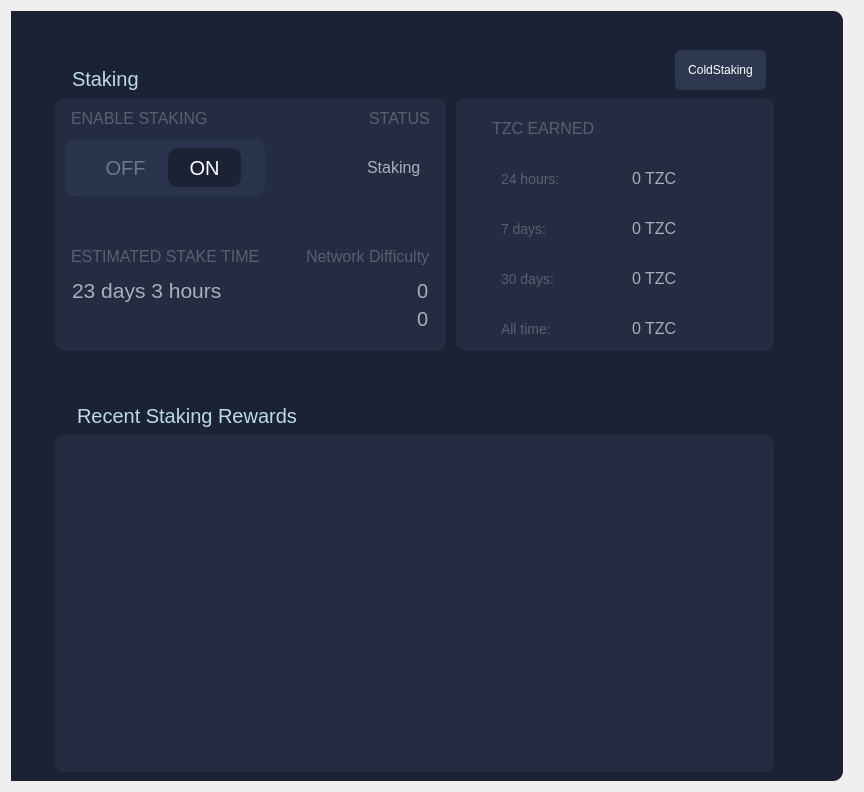
<?xml version="1.0" encoding="UTF-8"?>
<ui version="4.0">
 <class>StakingDialog</class>
 <widget class="QWidget" name="StakingDialog">
  <property name="geometry">
   <rect>
    <x>0</x>
    <y>0</y>
    <width>864</width>
    <height>792</height>
   </rect>
  </property>
  <property name="minimumSize">
   <size>
    <width>0</width>
    <height>792</height>
   </size>
  </property>
  <property name="windowTitle">
   <string>Form</string>
  </property>
  <property name="styleSheet">
   <string notr="true">border:0px;
title:none;
background-image: url(:/Image/Background1.png);
background-repeat:no-repeat;
background-position: center;
background-attachment:fixed;
background-size:cover;
outline: none;
</string>
  </property>
  <layout class="QGridLayout" name="gridLayout">
   <item row="0" column="0">
    <layout class="QHBoxLayout" name="horizontalLayout" stretch="4">
     <property name="spacing">
      <number>0</number>
     </property>
     <property name="rightMargin">
      <number>10</number>
     </property>
     <item>
      <widget class="QWidget" name="widget_2" native="true">
       <property name="styleSheet">
        <string notr="true">background:#1b2234;
padding:2px;
border-top-right-radius: 10px;
border-bottom-right-radius: 10px;
border-right:1px;
border-color:white;</string>
       </property>
       <layout class="QGridLayout" name="gridLayout_11">
        <item row="0" column="0">
         <layout class="QVBoxLayout" name="verticalLayout_2" stretch="1,3,1,4">
          <property name="spacing">
           <number>0</number>
          </property>
          <item>
           <layout class="QVBoxLayout" name="WALLET_TITLE">
            <property name="spacing">
             <number>0</number>
            </property>
            <property name="topMargin">
             <number>0</number>
            </property>
            <item>
             <layout class="QHBoxLayout" name="WalletTitle" stretch="0,0,0,0,0,0">
              <property name="spacing">
               <number>0</number>
              </property>
              <item>
               <widget class="QLabel" name="label_3">
                <property name="maximumSize">
                 <size>
                  <width>40</width>
                  <height>16777215</height>
                 </size>
                </property>
                <property name="styleSheet">
                 <string notr="true">color:#acbecd;
background-color:#1b2234;

</string>
                </property>
                <property name="text">
                 <string>&lt;html&gt;&lt;head/&gt;&lt;body&gt;&lt;p&gt;&lt;br/&gt;&lt;/p&gt;&lt;/body&gt;&lt;/html&gt;</string>
                </property>
               </widget>
              </item>
              <item>
               <spacer name="horizontalSpacer_8">
                <property name="orientation">
                 <enum>Qt::Horizontal</enum>
                </property>
                <property name="sizeType">
                 <enum>QSizePolicy::Fixed</enum>
                </property>
                <property name="sizeHint" stdset="0">
                 <size>
                  <width>35</width>
                  <height>20</height>
                 </size>
                </property>
               </spacer>
              </item>
              <item>
               <widget class="QLabel" name="label">
                <property name="minimumSize">
                 <size>
                  <width>0</width>
                  <height>0</height>
                 </size>
                </property>
                <property name="styleSheet">
                 <string notr="true">color:#b9dbe8; 
background-color:#1b2234;
font-size:20px;
</string>
                </property>
                <property name="text">
                 <string>Staking</string>
                </property>
                <property name="alignment">
                 <set>Qt::AlignBottom|Qt::AlignLeading|Qt::AlignLeft</set>
                </property>
                <property name="margin">
                 <number>15</number>
                </property>
               </widget>
              </item>
              <item>
               <spacer name="horizontalSpacer_4">
                <property name="orientation">
                 <enum>Qt::Horizontal</enum>
                </property>
                <property name="sizeHint" stdset="0">
                 <size>
                  <width>40</width>
                  <height>20</height>
                 </size>
                </property>
               </spacer>
              </item>
              <item>
               <widget class="QPushButton" name="pushButtonColdStaking">
                <property name="styleSheet">
                 <string notr="true">QPushButton::pressed{
  background-color: #232c41;
  box-shadow: 0px 0px 0px 1px rgba(0, 0, 0, 0.1) inset,
  0px 1px 4px 0px rgba(0, 0, 0, 0.1) inset !important;
}
QPushButton{
background:#2d374f;
padding:13px;
border-radius:6px;
color:#fff;
margin:8px;
margin-top:30px;
}
</string>
                </property>
                <property name="text">
                 <string>ColdStaking</string>
                </property>
               </widget>
              </item>
              <item>
               <spacer name="horizontalSpacer">
                <property name="orientation">
                 <enum>Qt::Horizontal</enum>
                </property>
                <property name="sizeType">
                 <enum>QSizePolicy::Fixed</enum>
                </property>
                <property name="sizeHint" stdset="0">
                 <size>
                  <width>60</width>
                  <height>20</height>
                 </size>
                </property>
               </spacer>
              </item>
             </layout>
            </item>
           </layout>
          </item>
          <item>
           <layout class="QVBoxLayout" name="BALANCE_CONTENT">
            <property name="spacing">
             <number>0</number>
            </property>
            <item>
             <layout class="QHBoxLayout" name="horizontalLayout_2">
              <property name="spacing">
               <number>10</number>
              </property>
              <property name="leftMargin">
               <number>15</number>
              </property>
              <property name="rightMargin">
               <number>0</number>
              </property>
              <item>
               <widget class="QLabel" name="label_2">
                <property name="minimumSize">
                 <size>
                  <width>10</width>
                  <height>0</height>
                 </size>
                </property>
                <property name="maximumSize">
                 <size>
                  <width>10</width>
                  <height>16777215</height>
                 </size>
                </property>
                <property name="styleSheet">
                 <string notr="true">background-color:#1b2234;

</string>
                </property>
                <property name="text">
                 <string>&lt;html&gt;&lt;head/&gt;&lt;body&gt;&lt;p&gt;&lt;br/&gt;&lt;/p&gt;&lt;/body&gt;&lt;/html&gt;</string>
                </property>
               </widget>
              </item>
              <item>
               <widget class="QWidget" name="widget_4" native="true">
                <property name="minimumSize">
                 <size>
                  <width>391</width>
                  <height>0</height>
                 </size>
                </property>
                <property name="styleSheet">
                 <string notr="true">background:#242c41;
padding:2px;
border-radius:10px;
border-shadow:3px;
</string>
                </property>
                <widget class="QWidget" name="verticalLayoutWidget_2">
                 <property name="geometry">
                  <rect>
                   <x>10</x>
                   <y>0</y>
                   <width>371</width>
                   <height>295</height>
                  </rect>
                 </property>
                 <layout class="QVBoxLayout" name="verticalLayout_4" stretch="0,0,0,0,0">
                  <property name="spacing">
                   <number>0</number>
                  </property>
                  <item>
                   <layout class="QVBoxLayout" name="verticalLayout_11">
                    <item>
                     <layout class="QHBoxLayout" name="horizontalLayout_10">
                      <property name="spacing">
                       <number>0</number>
                      </property>
                      <item>
                       <widget class="QLabel" name="label_48">
                        <property name="styleSheet">
                         <string notr="true">color:#566070;
font-size:16px;
border:none;</string>
                        </property>
                        <property name="text">
                         <string>ENABLE STAKING</string>
                        </property>
                       </widget>
                      </item>
                      <item>
                       <spacer name="horizontalSpacer_2">
                        <property name="orientation">
                         <enum>Qt::Horizontal</enum>
                        </property>
                        <property name="sizeHint" stdset="0">
                         <size>
                          <width>40</width>
                          <height>20</height>
                         </size>
                        </property>
                       </spacer>
                      </item>
                      <item>
                       <widget class="QLabel" name="label_53">
                        <property name="styleSheet">
                         <string notr="true">color:#566070;
font-size:16px;
border:none;</string>
                        </property>
                        <property name="text">
                         <string>STATUS</string>
                        </property>
                       </widget>
                      </item>
                     </layout>
                    </item>
                   </layout>
                  </item>
                  <item>
                   <layout class="QVBoxLayout" name="verticalLayout_10">
                    <item>
                     <layout class="QHBoxLayout" name="horizontalLayout_11">
                      <item>
                       <widget class="QWidget" name="widget_16" native="true">
                        <property name="minimumSize">
                         <size>
                          <width>200</width>
                          <height>0</height>
                         </size>
                        </property>
                        <property name="styleSheet">
                         <string notr="true">background:#29334b;
padding:2px;
border-radius:10px;
</string>
                        </property>
                        <layout class="QGridLayout" name="gridLayout_15">
                         <item row="0" column="0">
                          <layout class="QHBoxLayout" name="horizontalLayout_13">
                           <property name="leftMargin">
                            <number>15</number>
                           </property>
                           <property name="rightMargin">
                            <number>15</number>
                           </property>
                           <item>
                            <widget class="QPushButton" name="btn_Stake_Off">
                             <property name="styleSheet">
                              <string notr="true">font-size:20px;

height:35px;
color: #6d7886;</string>
                             </property>
                             <property name="text">
                              <string>OFF</string>
                             </property>
                            </widget>
                           </item>
                           <item>
                            <widget class="QPushButton" name="btn_Stake_On">
                             <property name="styleSheet">
                              <string notr="true">font-size:20px;
height:35px;
color: white;
background-color:#1b2234;</string>
                             </property>
                             <property name="text">
                              <string>ON</string>
                             </property>
                            </widget>
                           </item>
                          </layout>
                         </item>
                        </layout>
                       </widget>
                      </item>
                      <item>
                       <spacer name="horizontalSpacer_3">
                        <property name="orientation">
                         <enum>Qt::Horizontal</enum>
                        </property>
                        <property name="sizeHint" stdset="0">
                         <size>
                          <width>40</width>
                          <height>20</height>
                         </size>
                        </property>
                       </spacer>
                      </item>
                      <item>
                       <widget class="QWidget" name="widget_17" native="true">
                        <layout class="QGridLayout" name="gridLayout_16">
                         <item row="0" column="2">
                          <widget class="QLabel" name="labelStakingStatus">
                           <property name="styleSheet">
                            <string notr="true">color:#a5b1ba;
font-size:16px;
border:none;</string>
                           </property>
                           <property name="text">
                            <string>Staking</string>
                           </property>
                          </widget>
                         </item>
                         <item row="0" column="1">
                          <widget class="QPushButton" name="stakeingDot">
                           <property name="text">
                            <string/>
                           </property>
                          </widget>
                         </item>
                        </layout>
                       </widget>
                      </item>
                     </layout>
                    </item>
                   </layout>
                  </item>
                  <item>
                   <layout class="QVBoxLayout" name="verticalLayout_6">
                    <property name="spacing">
                     <number>0</number>
                    </property>
                    <item>
                     <spacer name="verticalSpacer_2">
                      <property name="orientation">
                       <enum>Qt::Vertical</enum>
                      </property>
                      <property name="sizeType">
                       <enum>QSizePolicy::Fixed</enum>
                      </property>
                      <property name="sizeHint" stdset="0">
                       <size>
                        <width>20</width>
                        <height>40</height>
                       </size>
                      </property>
                     </spacer>
                    </item>
                   </layout>
                  </item>
                  <item>
                   <layout class="QVBoxLayout" name="verticalLayout_12">
                    <item>
                     <layout class="QHBoxLayout" name="horizontalLayout_6">
                      <item>
                       <widget class="QLabel" name="label_54">
                        <property name="styleSheet">
                         <string notr="true">color:#566070;
font-size:16px;
border:none;</string>
                        </property>
                        <property name="text">
                         <string>ESTIMATED STAKE TIME</string>
                        </property>
                       </widget>
                      </item>
                      <item>
                       <spacer name="horizontalSpacer_5">
                        <property name="orientation">
                         <enum>Qt::Horizontal</enum>
                        </property>
                        <property name="sizeHint" stdset="0">
                         <size>
                          <width>40</width>
                          <height>20</height>
                         </size>
                        </property>
                       </spacer>
                      </item>
                      <item>
                       <widget class="QLabel" name="label_12">
                        <property name="styleSheet">
                         <string notr="true">color:#566070;
font-size:16px;
border:none;</string>
                        </property>
                        <property name="text">
                         <string>Network Difficulty</string>
                        </property>
                       </widget>
                      </item>
                     </layout>
                    </item>
                   </layout>
                  </item>
                  <item>
                   <layout class="QGridLayout" name="gridLayout_14">
                    <property name="topMargin">
                     <number>0</number>
                    </property>
                    <property name="bottomMargin">
                     <number>20</number>
                    </property>
                    <item row="3" column="0">
                     <spacer name="verticalSpacer">
                      <property name="orientation">
                       <enum>Qt::Vertical</enum>
                      </property>
                      <property name="sizeType">
                       <enum>QSizePolicy::Fixed</enum>
                      </property>
                      <property name="sizeHint" stdset="0">
                       <size>
                        <width>20</width>
                        <height>40</height>
                       </size>
                      </property>
                     </spacer>
                    </item>
                    <item row="1" column="0">
                     <layout class="QHBoxLayout" name="horizontalLayout_5">
                      <item>
                       <spacer name="horizontalSpacer_6">
                        <property name="orientation">
                         <enum>Qt::Horizontal</enum>
                        </property>
                        <property name="sizeHint" stdset="0">
                         <size>
                          <width>40</width>
                          <height>20</height>
                         </size>
                        </property>
                       </spacer>
                      </item>
                      <item>
                       <widget class="QLabel" name="label_DiffPoW">
                        <property name="styleSheet">
                         <string notr="true">color:#a5b1ba;
font-size:20px;</string>
                        </property>
                        <property name="text">
                         <string>0</string>
                        </property>
                       </widget>
                      </item>
                     </layout>
                    </item>
                    <item row="0" column="0">
                     <layout class="QHBoxLayout" name="horizontalLayout_7">
                      <item>
                       <widget class="QLabel" name="estimatedStakeTimeLabel">
                        <property name="font">
                         <font>
                          <pointsize>-1</pointsize>
                         </font>
                        </property>
                        <property name="styleSheet">
                         <string notr="true">color:#a5b1ba;
font-size:20px;</string>
                        </property>
                        <property name="text">
                         <string>&lt;html&gt;&lt;head/&gt;&lt;body&gt;&lt;p&gt;&lt;span style=&quot; font-size:16pt;&quot;&gt;23 days 3 hours&lt;/span&gt;&lt;/p&gt;&lt;/body&gt;&lt;/html&gt;</string>
                        </property>
                       </widget>
                      </item>
                      <item>
                       <spacer name="horizontalSpacer_7">
                        <property name="orientation">
                         <enum>Qt::Horizontal</enum>
                        </property>
                        <property name="sizeHint" stdset="0">
                         <size>
                          <width>40</width>
                          <height>20</height>
                         </size>
                        </property>
                       </spacer>
                      </item>
                      <item>
                       <widget class="QLabel" name="label_DiffPoS">
                        <property name="styleSheet">
                         <string notr="true">color:#a5b1ba;
font-size:20px;</string>
                        </property>
                        <property name="text">
                         <string>0</string>
                        </property>
                       </widget>
                      </item>
                     </layout>
                    </item>
                   </layout>
                  </item>
                 </layout>
                </widget>
               </widget>
              </item>
              <item>
               <widget class="QWidget" name="widget_5" native="true">
                <property name="minimumSize">
                 <size>
                  <width>311</width>
                  <height>0</height>
                 </size>
                </property>
                <property name="styleSheet">
                 <string notr="true">background:#242c41;
padding:2px;
border-radius:10px;
border-shadow:3px;
</string>
                </property>
                <widget class="QLabel" name="label_5">
                 <property name="geometry">
                  <rect>
                   <x>30</x>
                   <y>20</y>
                   <width>131</width>
                   <height>21</height>
                  </rect>
                 </property>
                 <property name="styleSheet">
                  <string notr="true">color:#566070;
font-size:16px;
border:none;</string>
                 </property>
                 <property name="text">
                  <string>TZC EARNED</string>
                 </property>
                </widget>
                <widget class="QLabel" name="label_9">
                 <property name="geometry">
                  <rect>
                   <x>40</x>
                   <y>70</y>
                   <width>81</width>
                   <height>21</height>
                  </rect>
                 </property>
                 <property name="styleSheet">
                  <string notr="true">color:#566070;
font-size:14px;
border:none;</string>
                 </property>
                 <property name="text">
                  <string>24 hours:</string>
                 </property>
                </widget>
                <widget class="QLabel" name="label_10">
                 <property name="geometry">
                  <rect>
                   <x>40</x>
                   <y>120</y>
                   <width>91</width>
                   <height>21</height>
                  </rect>
                 </property>
                 <property name="styleSheet">
                  <string notr="true">color:#566070;
font-size:14px;
border:none;</string>
                 </property>
                 <property name="text">
                  <string>7 days:</string>
                 </property>
                </widget>
                <widget class="QLabel" name="label_13">
                 <property name="geometry">
                  <rect>
                   <x>40</x>
                   <y>170</y>
                   <width>91</width>
                   <height>21</height>
                  </rect>
                 </property>
                 <property name="styleSheet">
                  <string notr="true">color:#566070;
font-size:14px;
border:none;</string>
                 </property>
                 <property name="text">
                  <string>30 days:</string>
                 </property>
                </widget>
                <widget class="QLabel" name="label_14">
                 <property name="geometry">
                  <rect>
                   <x>40</x>
                   <y>220</y>
                   <width>101</width>
                   <height>21</height>
                  </rect>
                 </property>
                 <property name="styleSheet">
                  <string notr="true">color:#566070;
font-size:14px;
border:none;</string>
                 </property>
                 <property name="text">
                  <string>All time:</string>
                 </property>
                </widget>
                <widget class="QLabel" name="label24hStakingStats">
                 <property name="geometry">
                  <rect>
                   <x>170</x>
                   <y>70</y>
                   <width>201</width>
                   <height>21</height>
                  </rect>
                 </property>
                 <property name="font">
                  <font>
                   <pointsize>-1</pointsize>
                  </font>
                 </property>
                 <property name="styleSheet">
                  <string notr="true">color:#a5b1ba;
font-size:16px;
border:none;</string>
                 </property>
                 <property name="text">
                  <string>0 TZC</string>
                 </property>
                </widget>
                <widget class="QLabel" name="label7dStakingStats">
                 <property name="geometry">
                  <rect>
                   <x>170</x>
                   <y>120</y>
                   <width>221</width>
                   <height>21</height>
                  </rect>
                 </property>
                 <property name="font">
                  <font>
                   <pointsize>-1</pointsize>
                  </font>
                 </property>
                 <property name="styleSheet">
                  <string notr="true">color:#a5b1ba;
font-size:16px;
border:none;</string>
                 </property>
                 <property name="text">
                  <string>0 TZC</string>
                 </property>
                </widget>
                <widget class="QLabel" name="label30dStakingStats">
                 <property name="geometry">
                  <rect>
                   <x>170</x>
                   <y>170</y>
                   <width>231</width>
                   <height>21</height>
                  </rect>
                 </property>
                 <property name="font">
                  <font>
                   <pointsize>-1</pointsize>
                  </font>
                 </property>
                 <property name="styleSheet">
                  <string notr="true">color:#a5b1ba;
font-size:16px;
border:none;</string>
                 </property>
                 <property name="text">
                  <string>0 TZC</string>
                 </property>
                </widget>
                <widget class="QLabel" name="labelAllTimeStakingStats">
                 <property name="geometry">
                  <rect>
                   <x>170</x>
                   <y>220</y>
                   <width>241</width>
                   <height>21</height>
                  </rect>
                 </property>
                 <property name="font">
                  <font>
                   <pointsize>-1</pointsize>
                  </font>
                 </property>
                 <property name="styleSheet">
                  <string notr="true">color:#a5b1ba;
font-size:16px;
border:none;</string>
                 </property>
                 <property name="text">
                  <string>0 TZC</string>
                 </property>
                </widget>
               </widget>
              </item>
              <item>
               <widget class="QLabel" name="label_4">
                <property name="minimumSize">
                 <size>
                  <width>50</width>
                  <height>0</height>
                 </size>
                </property>
                <property name="maximumSize">
                 <size>
                  <width>30</width>
                  <height>16777215</height>
                 </size>
                </property>
                <property name="styleSheet">
                 <string notr="true">background-color:#1b2234;

</string>
                </property>
                <property name="text">
                 <string>&lt;html&gt;&lt;head/&gt;&lt;body&gt;&lt;p&gt;&lt;br/&gt;&lt;/p&gt;&lt;/body&gt;&lt;/html&gt;</string>
                </property>
               </widget>
              </item>
             </layout>
            </item>
           </layout>
          </item>
          <item>
           <layout class="QVBoxLayout" name="TRANSACTION_TITLE">
            <item>
             <layout class="QHBoxLayout" name="horizontalLayout_3" stretch="2,10,1">
              <property name="spacing">
               <number>0</number>
              </property>
              <item>
               <widget class="QLabel" name="label_6">
                <property name="minimumSize">
                 <size>
                  <width>50</width>
                  <height>0</height>
                 </size>
                </property>
                <property name="maximumSize">
                 <size>
                  <width>10</width>
                  <height>16777215</height>
                 </size>
                </property>
                <property name="styleSheet">
                 <string notr="true">background-color:#1b2234;
</string>
                </property>
                <property name="text">
                 <string>&lt;html&gt;&lt;head/&gt;&lt;body&gt;&lt;p&gt;&lt;br/&gt;&lt;/p&gt;&lt;/body&gt;&lt;/html&gt;</string>
                </property>
               </widget>
              </item>
              <item>
               <widget class="QLabel" name="label_7">
                <property name="styleSheet">
                 <string notr="true">color:#b9dbe8; 
background-color:#1b2234;
font-size:20px;</string>
                </property>
                <property name="text">
                 <string>Recent Staking Rewards</string>
                </property>
                <property name="alignment">
                 <set>Qt::AlignBottom|Qt::AlignLeading|Qt::AlignLeft</set>
                </property>
                <property name="margin">
                 <number>10</number>
                </property>
               </widget>
              </item>
              <item>
               <widget class="QLabel" name="label_8">
                <property name="minimumSize">
                 <size>
                  <width>50</width>
                  <height>0</height>
                 </size>
                </property>
                <property name="maximumSize">
                 <size>
                  <width>30</width>
                  <height>16777215</height>
                 </size>
                </property>
                <property name="styleSheet">
                 <string notr="true">background-color:#1b2234;
color:#badce9;</string>
                </property>
                <property name="text">
                 <string>&lt;html&gt;&lt;head/&gt;&lt;body&gt;&lt;p&gt;&lt;br/&gt;&lt;/p&gt;&lt;/body&gt;&lt;/html&gt;</string>
                </property>
               </widget>
              </item>
             </layout>
            </item>
           </layout>
          </item>
          <item>
           <layout class="QGridLayout" name="gridLayout_5">
            <property name="leftMargin">
             <number>0</number>
            </property>
            <property name="rightMargin">
             <number>0</number>
            </property>
            <item row="0" column="0">
             <layout class="QHBoxLayout" name="horizontalLayout_4">
              <property name="leftMargin">
               <number>35</number>
              </property>
              <property name="rightMargin">
               <number>60</number>
              </property>
              <item>
               <widget class="QListView" name="listStakes">
                <property name="styleSheet">
                 <string notr="true">background:#242c41;
padding:2px;
border-radius:10px;
border-shadow:3px;
</string>
                </property>
               </widget>
              </item>
             </layout>
            </item>
           </layout>
          </item>
         </layout>
        </item>
       </layout>
      </widget>
     </item>
    </layout>
   </item>
  </layout>
 </widget>
 <resources/>
 <connections/>
</ui>
